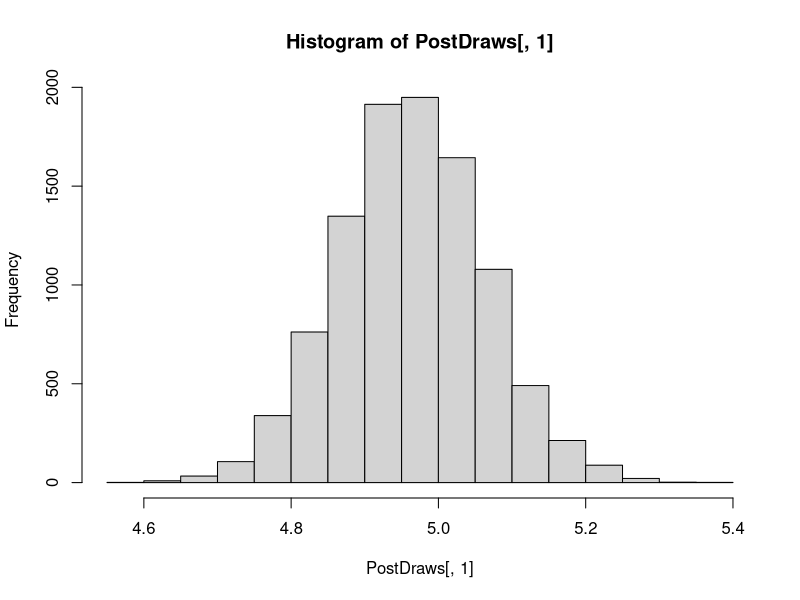
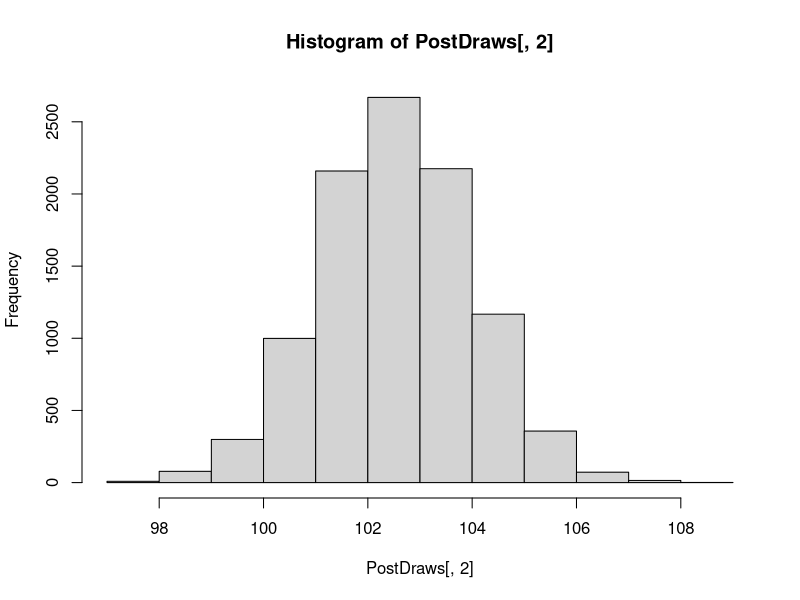
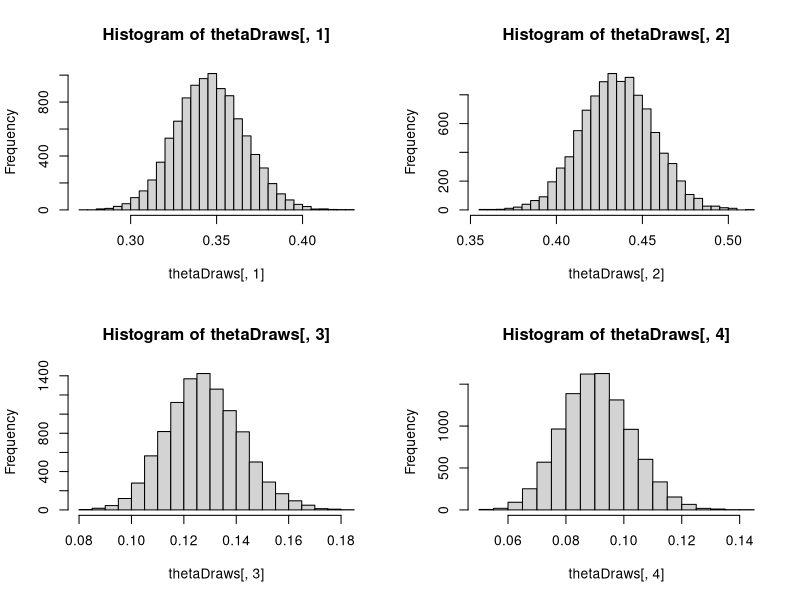

The R script that drew these images, in order:
#####################################################################################
# Generates samples from the joint posterior distribution of the parameters
# in the x1,....xn iid Normal(theta,sigma^2) model with
# prior p(theta,sigma^2) propto 1/sigma^2
#####################################################################################
NormalNonInfoPrior <- function(NDraws,Data){
  Datamean <- mean(Data)
  s2 <- var(Data)
  n <- length(Data)
  PostDraws <- matrix(0,NDraws,2)
  PostDraws[,2] <- ((n-1)*s2)/rchisq(NDraws,n-1)
  PostDraws[,1] <- rnorm(NDraws,mean=Datamean,sd=sqrt(PostDraws[,2]/n))
  
  return(PostDraws)
}

Nobs <- 10000
Ndraws <- 10000
Data <- rnorm(Nobs,5,10) 	# Sampling Nobs observations from the N(5,10) density##
PostDraws <- NormalNonInfoPrior(Ndraws,Data) # Generating draws from the joint posterior of mu and sigma^2
hist(PostDraws[,1]) 			# Plotting the histogram of mu-draws
hist(PostDraws[,2])       # Plotting the histogram of sigma^2-draws

# Examples of probability calculations
mean(PostDraws[,1]>4.9 & PostDraws[,1]<5.1) # Approximate posterior probability of 4.9 < mu < 5.1
mean(PostDraws[,2]>99 & PostDraws[,2]<101)  # Approximate posterior probability of 99 < sigma^2 < 101


########################################################################################
# Generate samples from the joint posterior distribution of theta=(theta_1,...,theta_K)
# for the multinomial model with K categories and a Dirichlet prior for theta.
########################################################################################
Dirichlet <- function(NDraws,y,alpha){
  K <- length(alpha)
  xDraws <- matrix(0,NDraws,K)
  thetaDraws <- matrix(0,NDraws,K) # Matrix where the posterior draws of theta are stored
  for (j in 1:K){
    xDraws[,j] <- rgamma(NDraws,shape=alpha[j]+y[j],rate=1)
  }
  for (ii in 1:NDraws){
    thetaDraws[ii,] <- xDraws[ii,]/sum(xDraws[ii,])
  }
  return(thetaDraws)
}

###########   Setting up data and prior  #################
y <- c(180,230,62,41) # Data of counts for each category
p <- y/sum(y)
alpha_const <- 1
alpha <- alpha_const*c(15,15,10,10) # Dirichlet prior hyperparameters
NDraws <- 10000 # Number of posterior draws

###########   Posterior sampling from Dirichlet  #################
thetaDraws <- Dirichlet(NDraws,y,alpha)

K <- length(y)
########### Summary statistics from the posterior sample #########
for (k in 1:K){
  mean(thetaDraws[,k])
  sqrt(var(thetaDraws[,k]))
}

sum(thetaDraws[,2]>thetaDraws[,1])/NDraws # p(theta2>theta1 | y)
# Posterior probability that Android has largest share, i.e. p(theta_2 > max(theta_1,theta_3,theta_4) | y)
Index_max <- matrix(0,NDraws,1)
for (ii in 1:NDraws){
Index_max[ii,1] <- which.max(thetaDraws[ii,])
}
mean(Index_max==2)

# Plot histograms of the posterior draws
plot.new() # Opens a new graphical window
par(mfrow = c(2,2)) # Splits the graphical window in four parts (2-by-2 structure)
hist(thetaDraws[,1],25) # Plots the histogram of theta[,1] in the upper left subgraph
hist(thetaDraws[,2],25)
hist(thetaDraws[,3],25)
hist(thetaDraws[,4],25)


